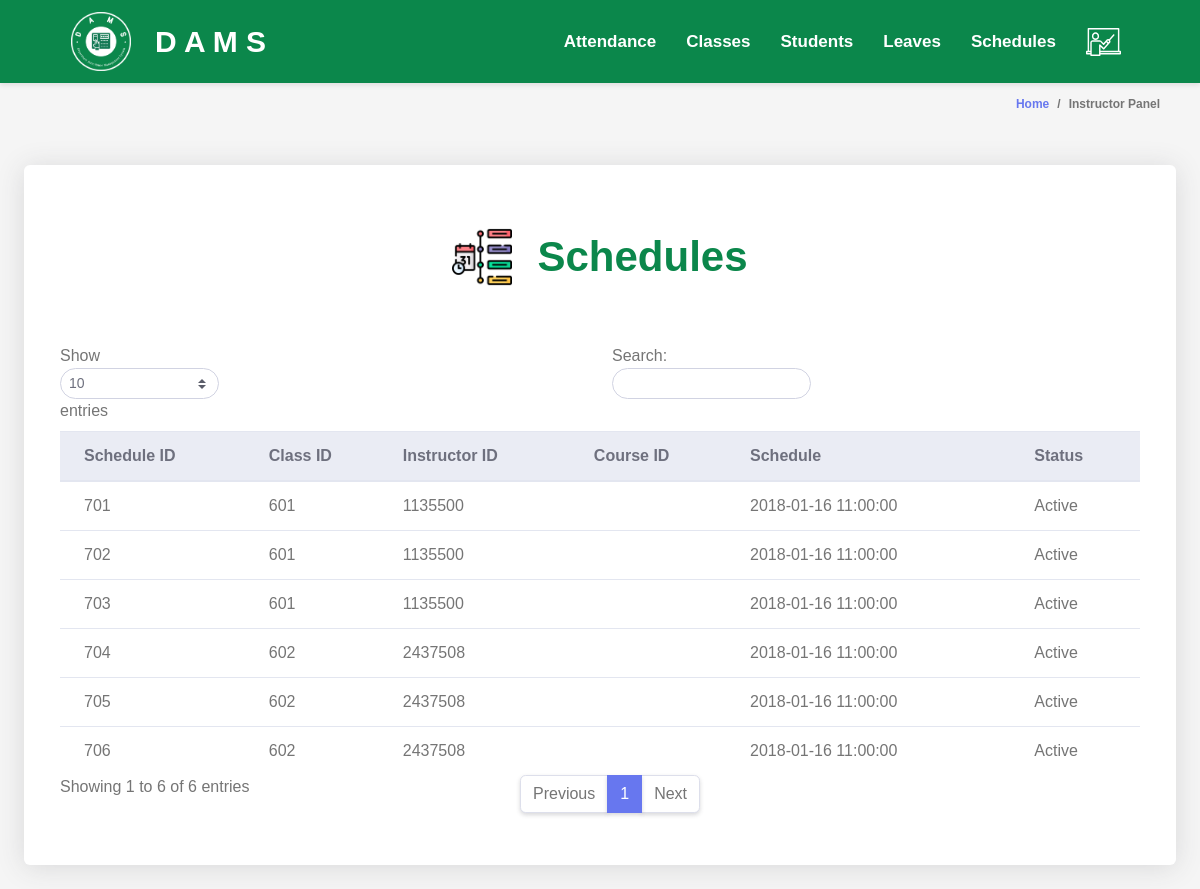
The app's page /instructors/viewSchedules.php, older data.
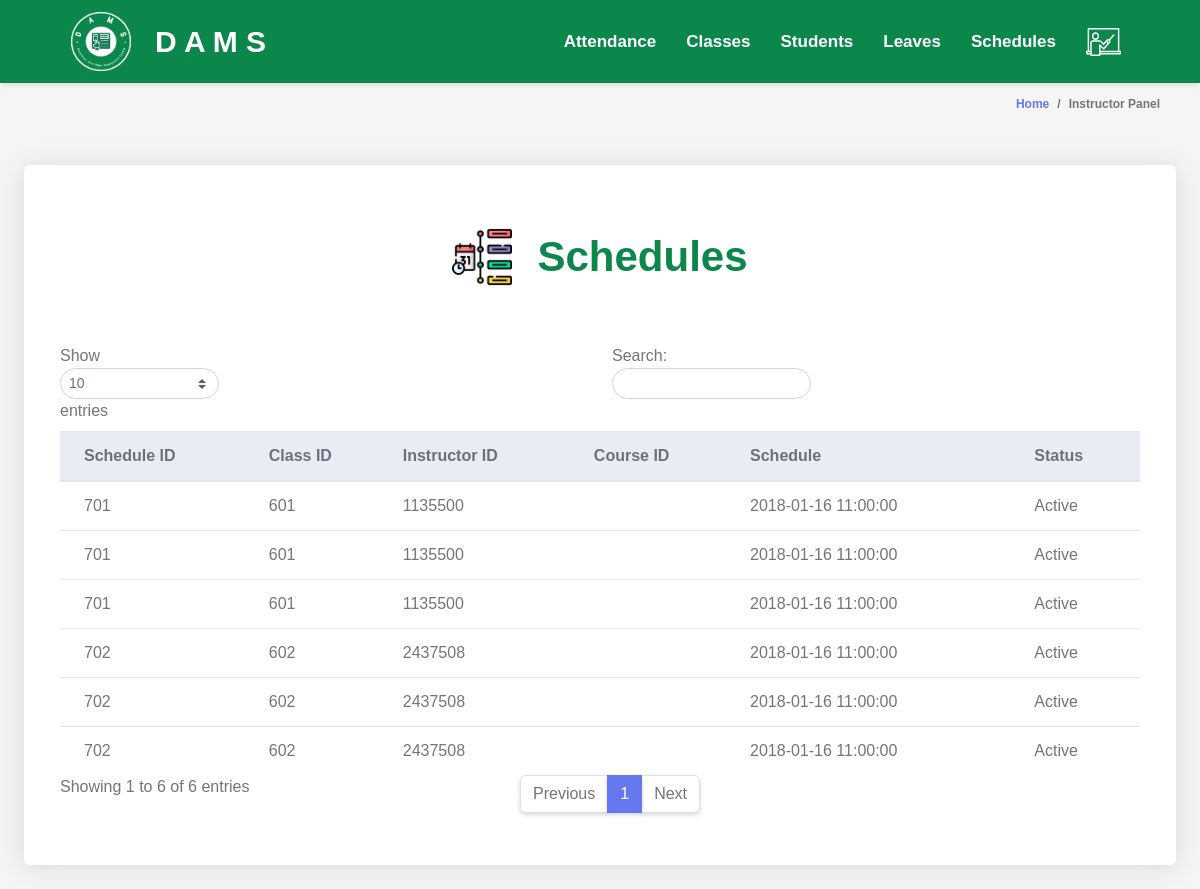
The same page, newer data.
### tables this page shows
CREATE TABLE `schedules` (
  `schedule_id` INT(11) NOT NULL,
  `class_id` INT(11) DEFAULT NULL,
  `instructor_id` INT(11) DEFAULT NULL,
  `student_id` INT(11) DEFAULT NULL,
  `schedule` DATETIME DEFAULT NULL,
  `status` ENUM('Active','Expired') DEFAULT NULL,
  FOREIGN KEY (`class_id`) REFERENCES `classes` (`class_id`),
  FOREIGN KEY (`instructor_id`) REFERENCES `instructors` (`instructor_id`),
  FOREIGN KEY (`student_id`) REFERENCES `students` (`student_id`)
);

### instructors/instructor.php (called while the page is built, shortened)
<?php
$database = new Database();
$conn = $database->getConnection();
class Instructor {
    public function list_schedules() {
        global $conn;
        $query = "SELECT * FROM schedules";
        $rs = $conn->query($query);
        $users = array();
        while ($row = $rs->fetch_assoc()) {
            $users[] = $row;
        }
        return $users;
    }
}
?>

### instructors/schedulesTable.php (the view, shortened to what this page needs)
<div class="container-fluid" id="container-wrapper">
    <div class="d-sm-flex align-items-center justify-content-between mb-4">
        <ol class="breadcrumb">
            <li class="breadcrumb-item"><a href="./">Home</a></li>
            <li class="breadcrumb-item active" aria-current="page">Instructor Panel</li>
        </ol>
    </div>
    <div class="row">
        <div class="col-lg-12">
            <div class="card mb-4">
            <div class="table-text">
                <img src="../assets/images/schedules.png" >
                <div>
                    Schedules
                </div>
            </div>
                <div class="card-body">
                    <div class="table-responsive p-3">
                        <table class="table align-items-center table-flush table-hover" id="dataTableHover">
                            <thead class="thead-light">
                                <tr>
                                    <th>Schedule ID</th>
                                    <th>Class ID</th>
                                    <th>Instructor ID</th>
                                    <th>Course ID</th>
                                    <th>Schedule</th>
                                    <th>Status</th>
                                </tr>
                            </thead>
                            <tbody>
                                <?php
                                include "instructor.php";
                                $admin = new Instructor();
                                $users = $admin->list_schedules();
                                foreach ($users as $user) {
                                    echo "<tr>";
                                    echo "<td>" . $user['schedule_id'] . "</td>";
                                    echo "<td>" . $user['class_id'] . "</td>";
                                    echo "<td>" . $user['instructor_id'] . "</td>";
                                    echo "<td>" . $user['course_id'] . "</td>";
                                    echo "<td>" . $user['schedule'] . "</td>";
                                    echo "<td>" . $user['status'] . "</td>";
                                    echo "</tr>";
                                }
                                ?>
                            </tbody>
                        </table>
                    </div>
                </div>
            </div>
        </div>
    </div>
</div>

### instructors/viewSchedules.php
<!DOCTYPE html>
<html lang="en">
<head>
    <?php include "heads.php"; ?>
</head>
<body>
    <?php include "topbar.php"; ?>
    <?php include "schedulesTable.php"; ?>
</body>
</html>

### instructors/heads.php (shortened to what this page needs)
<link href="../vendor/fontawesome-free/css/all.min.css" rel="stylesheet" type="text/css">
<link href="../vendor/bootstrap/css/bootstrap.min.css" rel="stylesheet" type="text/css">
<link href="css/ruang-admin.min.css" rel="stylesheet">
<link rel="stylesheet" href="../css/navbar.css">

### instructors/topbar.php (shortened to what this page needs)
<nav class="navbar">
  <div class="navbar-container">
    <div class="brand">
        <img src="../assets/images/brand.png" style="max-width: 60px; margin-right:24px" >
      <a href="index.php" style="color: white; text-decoration: none;">D A M S</a>
    </div>
    <ul class="nav-list">
      <li class="expander" id="students-expander">
        <a class="nav-list" href="#">Attendance</a>
      </li>
      <li class="expander" id="users-expander">
        <a class="nav-list" href="#">Classes</a>
      </li>
      <li class="expander" id="students-expander">
        <a class="nav-list" href="#">Students</a>
      </li>
      <li class="expander" id="instructors-expander">
        <a class="nav-list" href="#">Leaves</a>
      </li>
      <li class="expander" id="instructors-expander">
        <a class="nav-list" href="#">Schedules</a>
      </li>
      <li class="expander" id="students-expander">
        <a class="nav-list" href="#">
          <img src="../assets/images/teacher.svg" style="max-width: 35px">
        </a>
      </li>
    </ul>
  </div>
</nav>

### css/navbar.css (style rules this page uses)
body { margin: 0; padding: 0; font-family: Arial, sans-serif; background-color: #f5f5f5; }
.navbar { background-color: #0b874b; color: white; padding: 10px 10px; box-shadow: 0 2px 5px rgba(0, 0, 0, 0.1); transition: height 0.3s; }
.navbar-container { display: flex; justify-content: space-between; align-items: center; width: 90%; margin: 0 auto; }
.nav-list { list-style: none; display: flex; gap: 20px; margin: 0; padding: 0; }
.brand { display: flex; align-items: center; font-size: 30px; font-weight: 550; padding: 2px; }
.expander { position: relative; cursor: pointer; }
.nav-list a { text-decoration: none; color: white; font-weight: 550; font-size: 17px; transition: all 0.3s linear; }
.table-text { display: flex; align-items: center; justify-content: center; color: #0b874b; font-size: 42px; margin-top: 60px; margin-bottom: 20px; font-weight: bold; }
.table-text img { margin-right: 25px; max-width: 60px; }
.nav-list a { cursor: pointer; transition: transform 0.3s; }
.nav-list { display: flex; align-items: center; list-style: none; }
.nav-list li { margin-right: 10px; }

Row changes from the older to the newer data that the page shows:
removed schedules: schedule "702", class "601", instructor "1135500", schedule "2018-01-16 11:00:00", status "Active"
removed schedules: schedule "703", class "601", instructor "1135500", schedule "2018-01-16 11:00:00", status "Active"
removed schedules: schedule "704", class "602", instructor "2437508", schedule "2018-01-16 11:00:00", status "Active"
removed schedules: schedule "705", class "602", instructor "2437508", schedule "2018-01-16 11:00:00", status "Active"
removed schedules: schedule "706", class "602", instructor "2437508", schedule "2018-01-16 11:00:00", status "Active"
added schedules: schedule "701", class "601", instructor "1135500", schedule "2018-01-16 11:00:00", status "Active"
added schedules: schedule "701", class "601", instructor "1135500", schedule "2018-01-16 11:00:00", status "Active"
added schedules: schedule "702", class "602", instructor "2437508", schedule "2018-01-16 11:00:00", status "Active"
added schedules: schedule "702", class "602", instructor "2437508", schedule "2018-01-16 11:00:00", status "Active"
added schedules: schedule "702", class "602", instructor "2437508", schedule "2018-01-16 11:00:00", status "Active"
